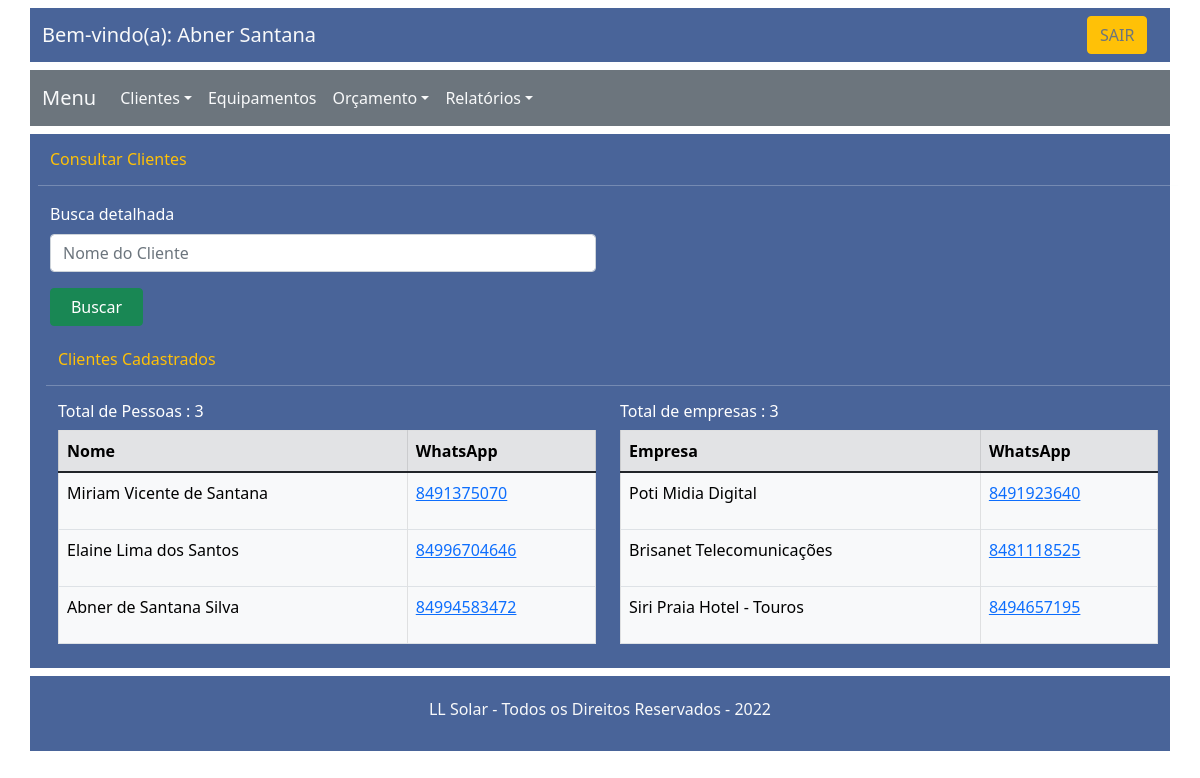
Screenshot of /clientes/consulta (signed in) with the database file from the repository.
### lladmin/models.py (models this page shows, shortened)
class cliente(models.Model):
    cpf_cnpj = models.CharField(primary_key=True, max_length=14)
    tipo_cliente = models.CharField(max_length=4)  # CPF ou CNPJ
    nome_completo = models.CharField(max_length=150)
    whatsapp = models.CharField(max_length=13)
    email = models.EmailField(max_length=100)
    endereco = models.CharField(max_length=100)
    numero = models.CharField(max_length=5)
    bairro = models.CharField(max_length=100)
    cidade = models.CharField(max_length=100)
    estado = models.CharField(max_length=2)
    complemento = models.CharField(max_length=500)

### lladmin/views.py (the view)
# urls.py: path('clientes/consulta', clientes_consulta, name='clientes-consulta'),
def clientes_consulta(request):
    if request.user.is_authenticated == True:
        nome = request.user.first_name
        sobre_nome = request.user.last_name
        clientes = cliente.objects.values_list(
            'cpf_cnpj', 'tipo_cliente', 'nome_completo', 'whatsapp', 'email', 'endereco', 'numero', 'bairro', 'cidade', 'estado',  'complemento', named=True)
        cpfs = clientes.filter(tipo_cliente='CPF')
        cnpjs = clientes.filter(tipo_cliente='CNPJ')
        tot_cpfs, tot_cnpjs = len(cpfs), len(cnpjs)
        pessoas = {}
        empresas = {}
        for i in cpfs:
            pessoas[i[2]] = i[3]
        for i in cnpjs:
            empresas[i[2]] = i[3]
        consulta = False
        consulta_cliente = ''
        if request.method == 'POST':
            consulta_cliente = request.POST.get('consulta_cliente')
            if len(consulta_cliente) > 0:
                consulta_cliente = clientes.filter(
                    nome_completo__contains=consulta_cliente)
                consulta = True
        context = {
            'consulta_cliente': consulta_cliente,
            'nome': nome,
            'sobre_nome': sobre_nome,
            'pessoas': pessoas,
            'empresas': empresas,
            'tot_cpfs': tot_cpfs,
            'tot_cnpjs': tot_cnpjs,
            'consulta': consulta,
        }
        return render(request, "clientes-consulta.html", context)
    else:
        return redirect('home')

### lladmin/templates/clientes-consulta.html (shortened to what this page needs)
<!DOCTYPE html>
<html lang="pt">
<head>
    <link href="https://cdn.jsdelivr.net/npm/bootstrap@5.1.3/dist/css/bootstrap.min.css" rel="stylesheet"
>
</head>
<body>
    <div class="container ">
        <nav class="navbar row bg my-2"> <br>
            <div class="col-9 col-md-10 col-lg-11">
                <a class="navbar-brand h4 text-light" href="#">Bem-vindo(a): {{nome}} {{sobre_nome}}</a>
            </div>
            <div class="col-3  col-md-2 col-lg-1 ">
                <a href="{% url 'logout' %}" class=" btn btn-warning  text-secondary">SAIR</a>
            </div>
        </nav>
        <div class="row my-2 bg-secondary">
            <nav class="navbar navbar-expand-lg navbar-light menu-nav">
                  <a class="navbar-brand text-light" href="#">Menu</a>
                  <div class="collapse navbar-collapse" id="navbarTogglerDemo02">
                    <ul class="navbar-nav me-auto mb-2 mb-lg-0">
                        <li class="nav-item dropdown ">
                            <a class="nav-link dropdown-toggle text-light  " data-bs-toggle="dropdown" href="#" role="button" aria-expanded="false">Clientes</a>
                              </li>
                            </ul>
                          <li class="nav-item ">
                            <a class="nav-link text-light" href="{% url 'equipamentos' %}">Equipamentos</a>
                          </li>
                          <li class="nav-item dropdown">
                            <a class="nav-link dropdown-toggle text-light" data-bs-toggle="dropdown" href="#" role="button" aria-expanded="false">Orçamento</a>
                              </li>
                          <li class="nav-item dropdown">
                            <a class="nav-link dropdown-toggle text-light" data-bs-toggle="dropdown" href="#" role="button" aria-expanded="false">Relatórios</a>
                              </li>
                  </div>
              </nav>
            </div>
            <div class="row bg">
                <form method="post" class="col-12 mx-2 my-2">
                    <div class="row">
                        <p class="text-warning h6 py-2 ">  Consultar Clientes </p>
                        <hr class="text-light">
                    </div>
                    <div class="row ">
                        <div class="col-11 col-sm-6 ">
                                <label class="form-label text-white ">Busca detalhada</label>
                                <input type="text" name="consulta_cliente" class="form-control" placeholder="Nome do Cliente">
                        </div>
                    </div>
                    <div class="col">
                        <button type="submit" class=" col-3 col-md-2 col-lg-1 my-3 btn btn-success ">
                            Buscar
                        </button>
                    <div>
                </form>
                <div class="row px-2">
                    <p class="text-warning h6 py-2 ">  Clientes Cadastrados </p>
                    <hr class="text-light">
                    <div class="col-12 col-md-11 col-lg-6">
                        <p class="h6 text-white"> Total de Pessoas : {{tot_cpfs}} </p>
                        <table class="table table-bordered  table-hover ">
                            <thead class="table-light">
                                <tr>
                                    <td class="table-secondary"><b>Nome</b></td>
                                    <td class="table-secondary"><b>WhatsApp</b></td>
                                </tr>
                            </thead>
                            <tbody>
                                {% for nome , zap  in pessoas.items %}
                                <tr>
                                <td  class="table-light" > <p> {{ nome }}  </p> </td>
                                <td  class="table-light"> <a href="https://api.WhatsApp.com/send?phone=55{{zap}}" target="_blank">  {{zap}} </a></td>
                                </tr>
                                {% endfor %}
                              </tbody>
                        </table>
                    </div>
                    <div class="col col-md-11 col-lg-6">
                        <p class="h6 text-white"> Total de empresas : {{tot_cnpjs}} </p>
                        <table class="table table-bordered  table-hover ">
                            <thead class="table-light">
                                <tr>
                                    <td class="table-secondary"><b>Empresa</b></td>
                                    <td class="table-secondary"><b>WhatsApp</b></td>
                                </tr>
                            </thead>
                            <tbody>
                                {% for nome , zap  in empresas.items %}
                                <tr>
                                <td  class="table-light" > <p> {{ nome }}  </p> </td>
                                <td  class="table-light"> <a href="https://api.WhatsApp.com/send?phone=55{{zap}}" target="_blank">  {{zap}} </a></td>
                                </tr>
                                {% endfor %}
                              </tbody>
                        </table>
                    </div>
                </div>
            </div>
        </div>
    <footer class="row text-center text-light bg my-2 py-4">
        <br>
        <h6> LL Solar - Todos os Direitos Reservados - 2022 </h6>
        <br>
    </footer>
</body>
</html>

### lladmin/templates/clientes-consulta.html (style rules this page uses)
.bg { background-color: #496499; }

### rows the page displays
cliente: pessoas "Miriam Vicente de Santana", pessoas "8491375070"
cliente: pessoas "Elaine Lima dos Santos", pessoas "84996704646"
cliente: pessoas "Abner de Santana Silva", pessoas "84994583472"
cliente: empresas "Poti Midia Digital", empresas "8491923640"
cliente: empresas "Brisanet Telecomunicações", empresas "8481118525"
cliente: empresas "Siri Praia Hotel - Touros", empresas "8494657195"

### other values shown
{{ nome }} "Abner"
{{ sobre_nome }} "Santana"
{{ tot_cpfs }} "3"
{{ tot_cnpjs }} "3"
